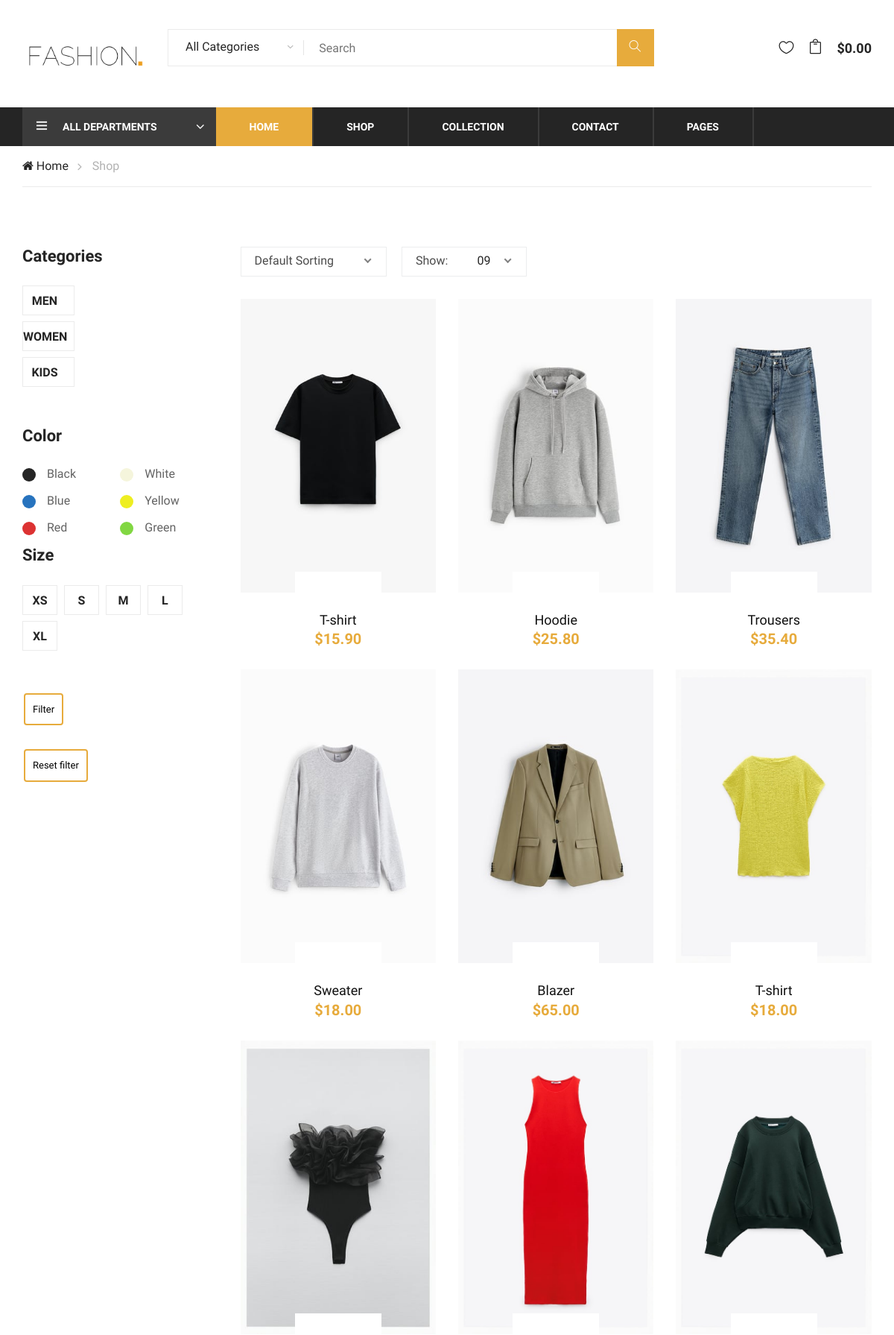
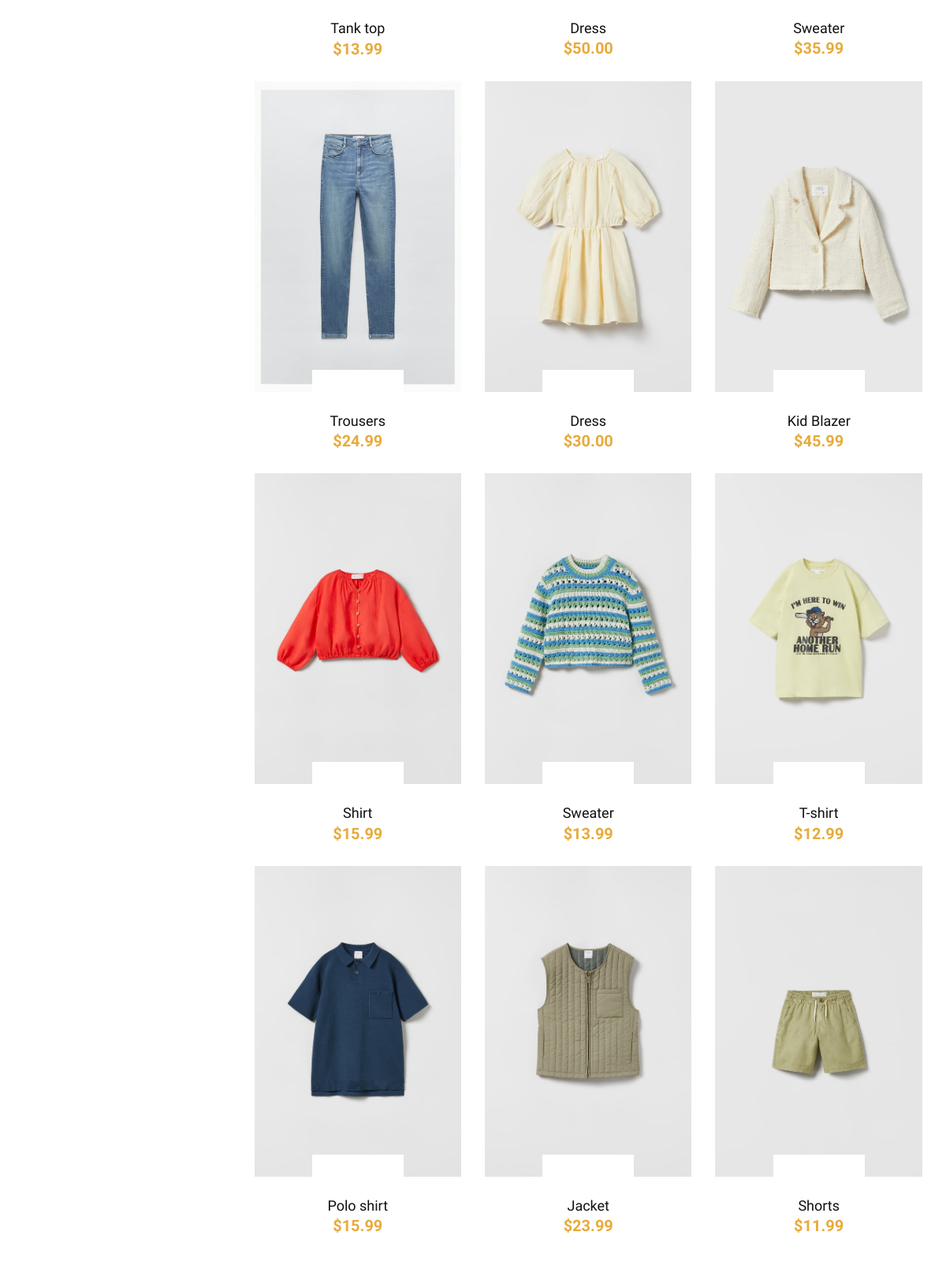
The page /shop.php (upper part) on the database its author committed (2 pictures, top to bottom).
### tables this page shows
CREATE TABLE `inventory` (
  `idinventory` int(10) UNSIGNED NOT NULL,
  `name` varchar(45) NOT NULL,
  `price` decimal(5,2) NOT NULL,
  `color` varchar(45) NOT NULL,
  `categories` varchar(45) NOT NULL,
  `sizes` varchar(45) NOT NULL
);

### shop.php (the view, shortened to what this page needs)
<!DOCTYPE html>
<html lang="zxx">
<head>
    <link rel="stylesheet" href="css/bootstrap.min.css" type="text/css">
    <link rel="stylesheet" href="css/font-awesome.min.css" type="text/css">
    <link rel="stylesheet" href="css/themify-icons.css" type="text/css">
    <link rel="stylesheet" href="css/elegant-icons.css" type="text/css">
    <link rel="stylesheet" href="css/owl.carousel.min.css" type="text/css">
    <link rel="stylesheet" href="css/nice-select.css" type="text/css">
    <link rel="stylesheet" href="css/jquery-ui.min.css" type="text/css">
    <link rel="stylesheet" href="css/slicknav.min.css" type="text/css">
    <link rel="stylesheet" href="css/style.css" type="text/css">
</head>
<?php
$connection = new PDO('mysql:host=localhost;dbname=18323',"root","");
$rows = $connection -> query('SELECT
i.idinventory,
i.name, i.price, i.color,
i.sizes, i.categories
FROM inventory as i ;'
);
?>
<body>
    <div>
        <?php
        include ('header.php');
        ?>
    </div>
    <div class="breacrumb-section">
        <div class="container">
            <div class="row">
                <div class="col-lg-12">
                    <div class="breadcrumb-text">
                        <a href="#"><i class="fa fa-home"></i> Home</a>
                        <span>Shop</span>
                    </div>
                </div>
            </div>
        </div>
    </div>
    <section class="product-shop spad">
        <div class="container">
            <div class="row">
                <?php
                include ('filters.php');
                ?>
                <div class="col-lg-9 order-1 order-lg-2">
                    <div class="product-show-option">
                        <div class="row">
                            <div class="col-lg-7 col-md-7">
                                <div class="select-option">
                                </div>
                            </div>
                        </div>
                    </div>
                    <div class="product-list">
                        <div class="row">
                            <?php
                            foreach ($rows as $row){
                            ?>
                            <div class="col-lg-4 col-sm-6">
                                <div class="product-item">
                                    <a href="/18323/product.php?id=<?= $row['idinventory']?>">
                                    <div class="pi-pic">
                                        <img src="img/products/product-<?=$row["idinventory"]?>.jpg" alt="">
                                        <ul>
                                            <li class="quick-view"><a href="#">+ Quick View</a></li>
                                        </ul>
                                    </div>
                                    <div class="pi-text">
                                            <h5><?= $row["name"] ?></h5>
                                        </a>
                                        <div class="product-price">
                                            $<?= $row["price"]?>
                                        </div>
                                    </div>
                                </div>
                            </div>
                            <?php
                            }
                            ?>
    </section>
</body>
</html>

### header.php (shortened to what this page needs)
<header class="header-section">
    <div class="container">
        <div class="inner-header">
            <div class="row">
                <div class="col-lg-2 col-md-2">
                    <div class="logo">
                        <a href="./index.php">
                            <img src="img/logo.png" alt="">
                        </a>
                    </div>
                </div>
                <div class="col-lg-7 col-md-7">
                    <div class="advanced-search">
                        <button type="button" class="category-btn">All Categories</button>
                        <form action="shop.php" class="input-group">
                            <input type="text" name="search" placeholder="Search" autocomplete="off">
                            <button type="button"><i class="ti-search"></i></button>
                        </form>
                    </div>
                </div>
                <div class="col-lg-3 text-right col-md-3">
                    <ul class="nav-right">
                        <li class="heart-icon">
                            <a href="#">
                                <i class="icon_heart_alt"></i>
                            </a>
                        </li>
                        <li class="cart-icon">
                            <a href="shopping-cart.php">
                                <i class="icon_bag_alt"></i>
                            </a>
                        </li>
                        <li class="cart-price">$0.00</li>
                    </ul>
                </div>
            </div>
        </div>
    </div>
    <div class="nav-item">
        <div class="container">
            <div class="nav-depart">
                <div class="depart-btn">
                    <i class="ti-menu"></i>
                    <span>All departments</span>
                </div>
            </div>
            <nav class="nav-menu mobile-menu">
                <ul>
                    <li class="active"><a href="./index.php">Home</a></li>
                    <li><a href="./shop.php">Shop</a></li>
                    <li><a href="#">Collection</a>
                    </li>
                    <li><a href="./contact.php">Contact</a></li>
                    <li><a href="#">Pages</a>
                    </li>
                </ul>
            </nav>
        </div>
    </div>
</header>

### filters.php (shortened to what this page needs)
<div class="col-lg-3 col-md-6 col-sm-8 order-2 order-lg-1 produts-sidebar-filter">
    <form action="shop.php" method="post">
        <div class="filter-widget">
            <h4 class="fw-title">Categories</h4>
            <ul class="filter-catagories">
                <li><input type="radio" id="men" class="categorìes" name="category" value="man">
                    <label for="men" class="active">Men</label></li>
                <li><input type="radio" id="women" class="categorìes" name="category" value="women">
                    <label for="women" class="active">Women</label></li>
                <li><input type="radio" id="kids" class="categorìes" name="category" value="kids">
                    <label for="kids" class="active">Kids</label></li>
            </ul>
        </div>
        <div class="filter-widget">
            <h4 class="fw-title">Color</h4>
            <div class="fw-color-choose">
                <div class="cs-item">
                    <label class="cs-black" for="cs-black">Black</label>
                </div>
                <div class="cs-item">
                    <label class="cs-violet" for="cs-violet">White</label>
                </div>
                <div class="cs-item">
                    <label class="cs-blue" for="cs-blue">Blue</label>
                </div>
                <div class="cs-item">
                    <label class="cs-yellow" for="cs-yellow">Yellow</label>
                </div>
                <div class="cs-item">
                    <label class="cs-red" for="cs-red">Red</label>
                </div>
                <div class="cs-item">
                    <label class="cs-green" for="cs-green">Green</label>
                </div>
            </div>
        </div>
        <div class="filter-widget">
            <h4 class="fw-title">Size</h4>
            <div class="filter-widget">
                <div class="fw-size-choose">
                    <div class="sc-item">
                        <label for="xs-size">xs</label>
                    </div>
                    <div class="sc-item">
                        <label for="s-size">s</label>
                    </div>
                    <div class="sc-item">
                        <label for="m-size">m</label>
                    </div>
                    <div class="sc-item">
                        <label for="l-size">l</label>
                    </div>
                    <div class="sc-item">
                        <label for="xl-size">xl</label>
                    </div>
                </div>
            </div>
        </div>
        <input class="primary-btn trans-btn" type="submit" value="Filter">
        <br><br>
        <input class="primary-btn trans-btn" type="submit" value="Reset filter">
</div>

### rows shown on the page
inventory: shows a picture, name "T-shirt", price "15.90"
inventory: shows a picture, name "Hoodie", price "25.80"
inventory: shows a picture, name "Trousers", price "35.40"
inventory: shows a picture, name "Sweater", price "18.00"
inventory: shows a picture, name "Blazer", price "65.00"
inventory: shows a picture, name "T-shirt", price "18.00"
inventory: shows a picture, name "Tank top", price "13.99"
inventory: shows a picture, name "Dress", price "50.00"
inventory: shows a picture, name "Sweater", price "35.99"
inventory: shows a picture, name "Trousers", price "24.99"
inventory: shows a picture, name "Dress", price "30.00"
inventory: shows a picture, name "Kid Blazer", price "45.99"
inventory: shows a picture, name "Shirt", price "15.99"
inventory: shows a picture, name "Sweater", price "13.99"
inventory: shows a picture, name "T-shirt", price "12.99"
inventory: shows a picture, name "Polo shirt", price "15.99"
inventory: shows a picture, name "Jacket", price "23.99"
inventory: shows a picture, name "Shorts", price "11.99"
